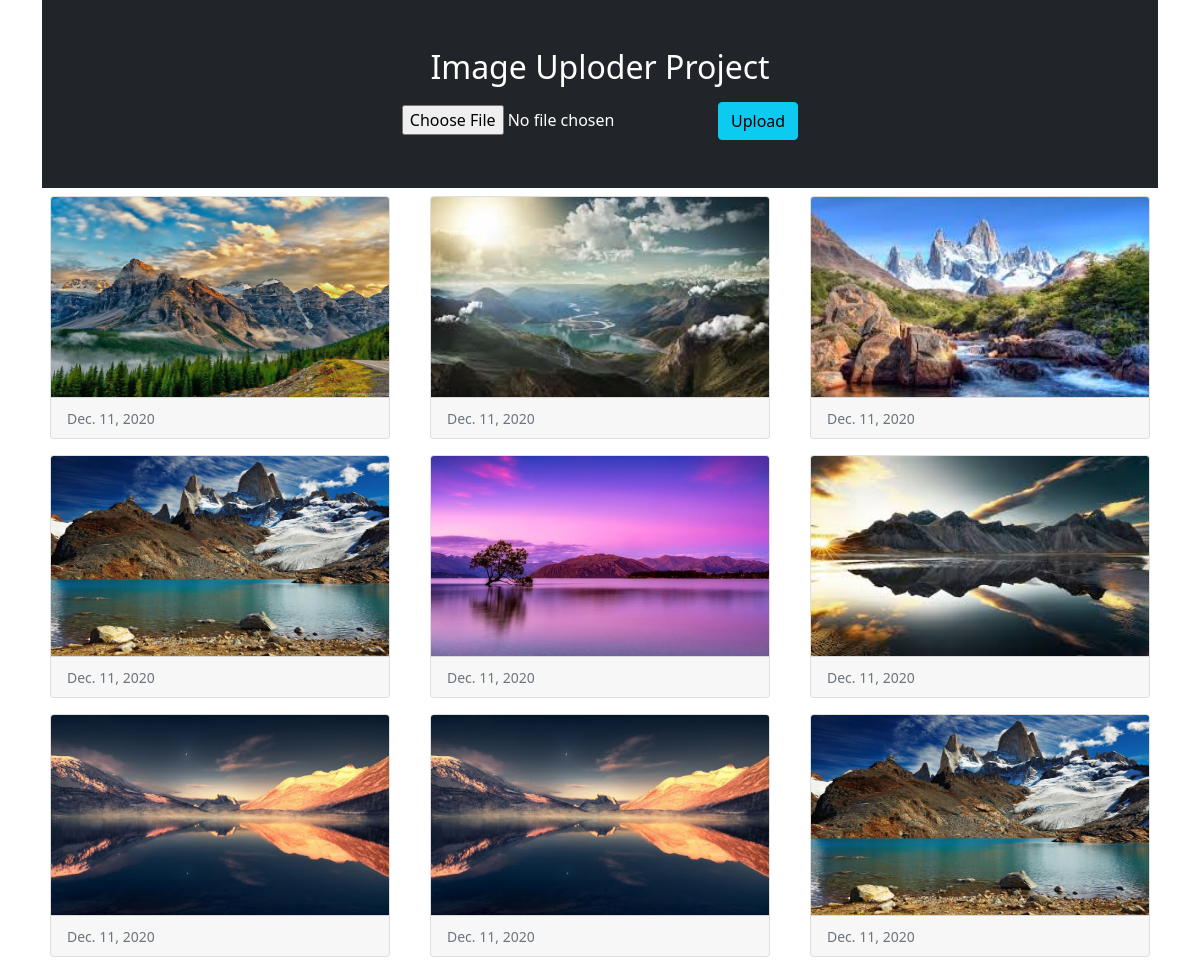
The page / on the database its author committed.
### image_app/models.py (models this page shows)
class Image(models.Model):
    photo = models.ImageField(upload_to="my_image")
    date =  models.DateField(auto_now_add=True)

### image_app/views.py (the view)
# urls.py: path('', views.home)
def home(request):
    if request.method == 'POST':
        form = ImageForm(request.POST, request.FILES)
        if form.is_valid():
            form.save()
    form = ImageForm()
    img = Image.objects.all()
    return render(request, 'image_app/home.html', {'img': img,'form':form})

### image_app/forms.py
class ImageForm(forms.ModelForm):
    class Meta:
        model = Image
        fields = '__all__'
        labels = {'photo':''}

### image_app/templates/image_app/home.html (shortened to what this page needs)
<!doctype html>
<html lang="en">
  <head>
    <link href="https://cdn.jsdelivr.net/npm/bootstrap@5.0.0-beta1/dist/css/bootstrap.min.css" rel="stylesheet">
  </head>
  <body>
      <div class="container">
        <div class="py-5 bg-dark text-center text-white">
          <h2 class="mb-3">Image Uploder Project</h2>
          <form action="" method="POST" enctype="multipart/form-data">
            {{form}}
            <input type="submit" class="btn btn-info" value="Upload">
          </form>
        </div>
        <div class="row">
          {% for x in img %}
          <div class="col-sm-4">
            <div class="card m-2">
              <img src="{{x.photo.url}}" alt="" class="card-img-top" height="200px">
              <div class="card-footer">
                  <small class="text-muted">{{x.date}}</small>
              </div>
            </div>
          </div>
          {% endfor %}
        </div>
      </div>
  </body>
</html>

### rows shown on the page
Image: photo (picture), date "Dec. 11, 2020"
Image: photo (picture), date "Dec. 11, 2020"
Image: photo (picture), date "Dec. 11, 2020"
Image: photo (picture), date "Dec. 11, 2020"
Image: photo (picture), date "Dec. 11, 2020"
Image: photo (picture), date "Dec. 11, 2020"
Image: photo (picture), date "Dec. 11, 2020"
Image: photo (picture), date "Dec. 11, 2020"
Image: photo (picture), date "Dec. 11, 2020"
